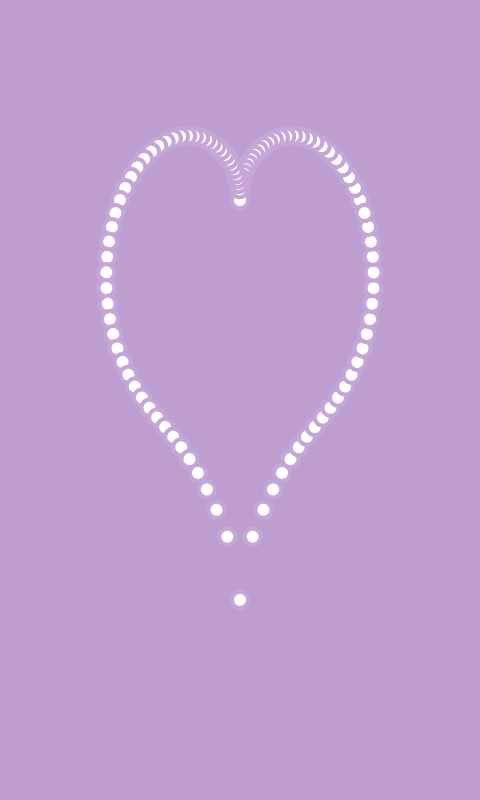
Frame 1 (no input)
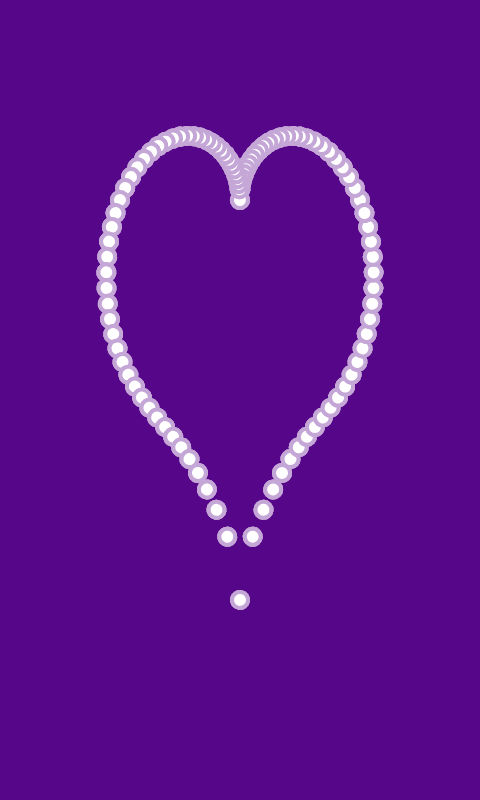
Frame 60 (no input)
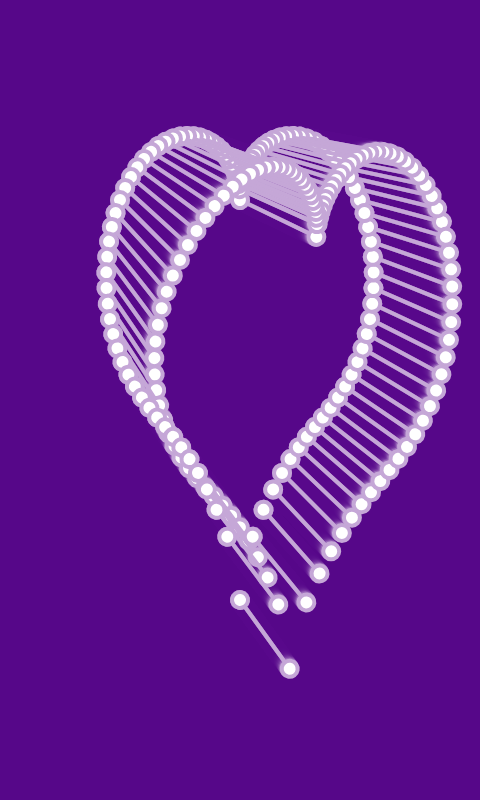
Frame 120 (the mouse pressed at the canvas centre since frame 60)

The p5.js sketch that drew these frames (run headless with seeded random() and noise() and a simulated clock; from frame 60 on, the mouse is pressed at the canvas centre):

// p5.js sketch
// ── sketch.js
let k = 0.03;
let restLength = 0;
let springs = [];
let axis;

class Spring {
  constructor(bob, anchor, angle) {
    this.angle = angle;
    this.bob = bob;
    this.anchor = anchor;
    this.velocity = createVector(0,0);
    this.force = createVector(0,0);
    this.visualAngle = axis.angleBetween(this.anchor);
  }
  
  update() {
    
    this.force = p5.Vector.sub(this.bob, this.anchor);
    let diff = this.force.mag() - restLength;
    this.force.normalize();
    this.force.mult(-1 * k * diff);
    
    this.velocity.add(this.force);
    this.bob.add(this.velocity);
    this.velocity.mult(0.99);
  }
  
  show() {
    strokeWeight(4);
    stroke(197, 167, 215);
    fill(255);
    
    push();
    translate(this.anchor.x, this.anchor.y);
    rotate(this.visualAngle);
    line(0, 0, this.bob.x-this.anchor.x, this.bob.x-this.anchor.x);
    circle(0, 0, 16);
    circle(this.bob.x-this.anchor.x, this.bob.x-this.anchor.x, 16);
    pop();
  }
  
}

function setup() {
  createCanvas(windowWidth * 0.4, windowHeight * 0.8);
  axis = createVector(width/2, height/2);
  
  for(let i = 0; i < 100; i++) {
    let theta = map(i, 0, 100, 0, 2*PI);
    let r = (sin(theta)*sqrt(abs(cos(theta))))/(sin(theta)+7/5)-2*sin(theta)+2;
    let x = map(r*cos(theta), -4, 4, 0, width);
    let y = map(r*sin(theta), -6, 2, height, 0);
    springs[i] = new Spring(createVector(x, y), createVector(x, y), 0);
  }
  
  
}

function draw() {
  background(88, 8, 139, 100);
  if(mouseIsPressed) {
    for(let i = 0; i < springs.length; i++) {
      springs[i].bob.add(createVector(1, 1));
      springs[i].show();
    }
  } else {
    for(let i = 0; i < springs.length; i++) {
      
      // let visualAngle = axis.angleBetween(springs[i].anchor);
      // push();
      // translate(springs[i].anchor.x, springs[i].anchor.y);
      // rotate(visualAngle);
      // springs[i].update();
      // springs[i].show();
      // pop();
      
      springs[i].update();
      springs[i].show();
    }
  }

}
